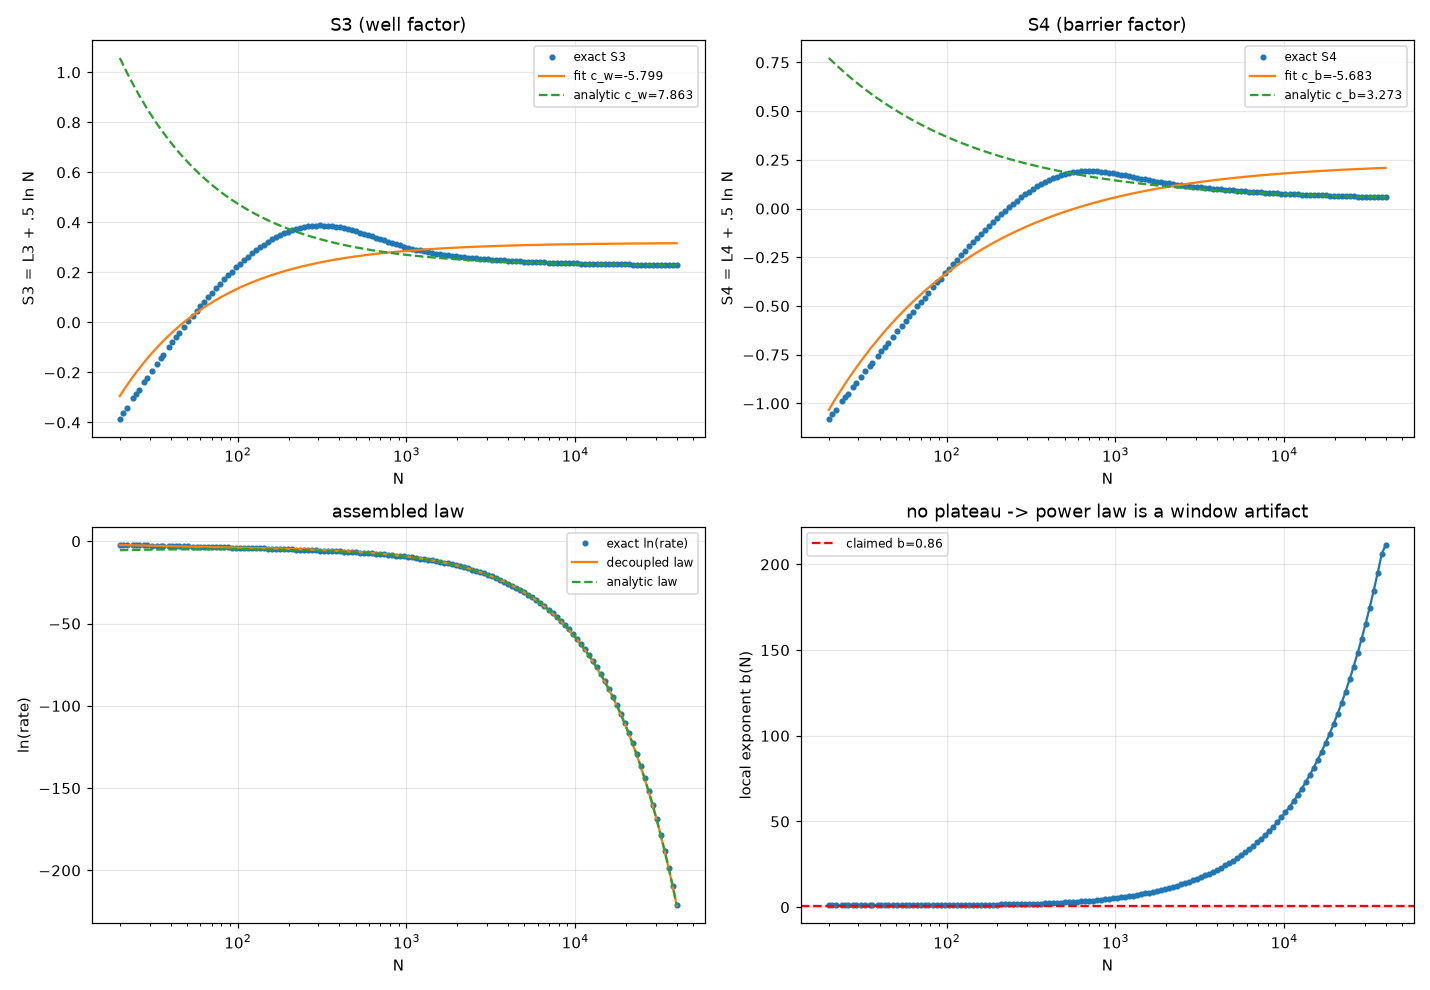

Source code (Python):
"""
DECOUPLED FACTOR ANALYSIS OF THE EXACT MFPT  (deepseek_v4_flash)
=================================================================
The total-sum fit is degenerate: c_b and c_w had 580% / 260% window-CV.
Fix: measure the FOUR factors of the exact MFPT separately.

   m(x0) = (2/D) * exp(-2B(Rc)/D) * IntWA
   IntWA = int_{x0}^{Rc} w(y) A(y) dy,   w(y)=exp(-2(B(y)-B(Rc))/D) <= 1
   A(y)  = int_0^y exp(2B(z)/D) dz
   B(x)  = analytic antiderivative of b,  D = S2/N

   ln(rate) = -(L1 + L2 + L3 + L4)
     L1 = ln(2/D)          = ln N + ln(2/S2)      EXACT
     L2 = -2B(Rc)/D        = c1*N                 EXACT
     L3 = ln A(Rc)         ~ -1/2 ln N + a3 + c_w N^-3/4
     L4 = ln(IntWA/A(Rc))  ~ -1/2 ln N + a4 + c_b N^-1/2
The +ln N from L1 cancels the -ln N of L3+L4, so define reduced quantities:
     S3(N) = L3 + 1/2 ln N  =  a3 + c_w N^-3/4
     S4(N) = L4 + 1/2 ln N  =  a4 + c_b N^-1/2
Each fit on its own -> no degeneracy between c_b and c_w.
"""
import json, math
import numpy as np
import matplotlib
matplotlib.use('Agg')
import matplotlib.pyplot as plt
from exact_mfpt import RC, S2, K0, ALPHA, B, b

# ---- barrier geometry ------------------------------------------------------
def bp(x):
    return 0.5*(K0*(ALPHA+1)*x**ALPHA - K0*(ALPHA+3)*x**(ALPHA+2) - S2)
def bpp(x):
    return 0.5*(K0*(ALPHA+1)*ALPHA*x**(ALPHA-1)
                - K0*(ALPHA+3)*(ALPHA+2)*x**(ALPHA+1))
KAPPA = bp(RC)          # = B''(Rc) = |U''(Rc)| > 0  (B min at Rc)
GAMMA = bpp(RC)         # = B'''(Rc)
C1 = -2.0*B(RC)/S2      # exact linear coefficient

# ---- analytic predictions, derived from first principles -------------------
# S3: A_inf = int_0^inf exp(2B/D) dz. Near 0, B ~ -S2 z^2/4 so
#   exp(2B/D) ~ exp(-N z^2/2) * (1 + K0 z^(a+2)/(D(a+2)))
#   A_inf = sqrt(pi/2) N^-1/2 [1 + c_w N^-3/4]
#   c_w = K0 * 2^(5/4) * Gamma(5/4) / ( S2*(a+2)*sqrt(pi/2) )
GAMMA54 = math.gamma(1.25)
c_w_an = K0 * 2.0**1.25 * GAMMA54 / (S2*(ALPHA+2.0)*math.sqrt(math.pi/2.0))
a3_an  = 0.5*math.log(math.pi/2.0)
# S4: saddle at Rc, half-Gaussian width.  L4 = ln(IntWA/A(Rc))
#   = ln[ 0.5 sqrt(pi D/kappa) (1 + GAMMA sqrt(D)/(3 kappa^1.5 sqrt(pi)) ) ]
#   -> a4 = ln(0.5 sqrt(pi S2/kappa)) ; c_b = GAMMA sqrt(S2)/(3 kappa^1.5 sqrt(pi))
a4_an  = math.log(0.5*math.sqrt(math.pi*S2/KAPPA))
c_b_an = GAMMA*math.sqrt(S2)/(3.0*KAPPA**1.5*math.sqrt(math.pi))

print("="*80)
print("ANALYTIC PREDICTIONS  (barrier geometry, first principles)")
print("="*80)
print(f"  RC      = {RC:.8f}")
print(f"  B(Rc)   = {B(RC):.6e}   B''(Rc)=kappa = {KAPPA:.6e}   B'''(Rc)=gamma = {GAMMA:.6e}")
print(f"  c1      = {C1:.8f}  (exact)")
print(f"  S3 = {a3_an:+.6f} + ({c_w_an:+.6f}) N^-3/4")
print(f"  S4 = {a4_an:+.6f} + ({c_b_an:+.6f}) N^-1/2")
print(f"  c0 = -(ln(2/S2)+a3+a4) = {-(math.log(2.0/S2)+a3_an+a4_an):+.6f}")

# ---- exact decomposition ---------------------------------------------------
def decompose(N, npts=400001, p=2.0):
    N = float(N)
    D = S2/N; beta = N/S2
    t = np.linspace(0.0, 1.0, npts); x = RC*t**p
    Bx = B(x); Ux = -Bx
    with np.errstate(under='ignore', over='ignore'):
        phi = np.exp(2.0*beta*Bx)          # exp(2B/D) = exp(-2U/D)
    dx = np.diff(x)
    A = np.concatenate([[0.0], np.cumsum(0.5*(phi[1:]+phi[:-1])*dx)])
    with np.errstate(under='ignore', over='ignore'):
        # w(y) = exp(-2(B(y)-B(Rc))/D) <= 1   (B(y) >= B(Rc) on [0,Rc]).
        # NOTE: must use Bx, NOT Ux=-Bx, or the sign flips and w overflows to e^{+217}.
        w = np.exp(-2.0*beta*(Bx - Bx[-1]))
    i0 = max(1, np.searchsorted(x, 0.2*RC))
    IntWA = np.trapz(w[i0:]*A[i0:], x[i0:])
    A_Rc = A[-1]
    L1 = math.log(2.0/D); L2 = -2.0*Bx[-1]/D
    L3 = math.log(A_Rc);  L4 = math.log(IntWA) - L3
    return dict(L1=L1, L2=L2, L3=L3, L4=L4, A_Rc=A_Rc, IntWA=IntWA,
                lnrate=-(L1+L2+L3+L4))

# ---- dataset ---------------------------------------------------------------
d = json.load(open('exact_model_comparison.json'))
Ns = np.asarray(d['Ns'], float)
lnrate_ref = np.asarray(d['lnrate'], float)
rows = [decompose(N) for N in Ns]
L1 = np.array([r['L1'] for r in rows]); L2 = np.array([r['L2'] for r in rows])
L3 = np.array([r['L3'] for r in rows]); L4 = np.array([r['L4'] for r in rows])
lnrate = np.array([r['lnrate'] for r in rows])
print("\n" + "="*80)
print("SANITY: decomposition reproduces reference ln(rate)")
print("="*80)
print(f"  max |lnrate - ref| = {np.max(np.abs(lnrate-lnrate_ref)):.3e}")

S3 = L3 + 0.5*np.log(Ns)
S4 = L4 + 0.5*np.log(Ns)

def fit2(N, y, ex):
    A = np.vstack([np.ones_like(N), N**(-ex)]).T
    coef, *_ = np.linalg.lstsq(A, y, rcond=None)
    r = y - A@coef
    return coef, float(np.sqrt(np.mean(r*r)))

print("\n" + "="*80)
print("TEST A: decoupled fit of S3  (well / anharmonic exponent 3/4)")
print("="*80)
c3, rms3 = fit2(Ns, S3, 0.75)
print(f"  fitted   a3 = {c3[0]:+.6f}   c_w = {c3[1]:+.6f}   rms = {rms3:.3e}")
print(f"  analytic a3 = {a3_an:+.6f}   c_w = {c_w_an:+.6f}")
print(f"  ratio c_w = {c3[1]/c_w_an:.4f}   a3 diff = {c3[0]-a3_an:+.4f}")

print("\n" + "="*80)
print("TEST B: decoupled fit of S4  (barrier / asymmetric exponent 1/2)")
print("="*80)
c4, rms4 = fit2(Ns, S4, 0.5)
print(f"  fitted   a4 = {c4[0]:+.6f}   c_b = {c4[1]:+.6f}   rms = {rms4:.3e}")
print(f"  analytic a4 = {a4_an:+.6f}   c_b = {c_b_an:+.6f}")
print(f"  ratio c_b = {c4[1]/c_b_an:.4f}   a4 diff = {c4[0]-a4_an:+.4f}")

print("\n" + "="*80)
print("TEST C: does the assembled law close on the exact data?")
print("="*80)
c0_an = -(math.log(2.0/S2) + a3_an + a4_an)
c0_fit = -(math.log(2.0/S2) + c3[0] + c4[0])
law_an = c0_an - C1*Ns - c_b_an*Ns**-0.5 - c_w_an*Ns**-0.75
law_fit = c0_fit - C1*Ns - c4[1]*Ns**-0.5 - c3[1]*Ns**-0.75
print(f"  analytic law : rms = {np.sqrt(np.mean((lnrate-law_an)**2)):.3e}   c0 = {c0_an:+.6f}")
print(f"  decoupled fit: rms = {np.sqrt(np.mean((lnrate-law_fit)**2)):.3e}   c0 = {c0_fit:+.6f}")

print("\n" + "="*80)
print("TEST D: falsification of the 'power law' -- local exponent b(N)")
print("="*80)
b_local = -np.gradient(lnrate, np.log(Ns))
print(f"  b(N) = -d ln(rate)/d ln N  ranges {b_local.min():.3f} .. {b_local.max():.3f}")
print(f"  median {np.median(b_local):.3f}  at N={int(Ns[0]):d}: {b_local[0]:.3f}  at N={int(Ns[-1]):d}: {b_local[-1]:.3f}")

print("\n" + "="*80)
print("TEST E: window stability of DECOUPLED coefficients (the real test)")
print("="*80)
edges = [(40,200),(60,400),(80,800),(150,2000),(300,5000),(600,12000),(1000,40000)]
print(f"{'window':>13} {'n':>4} {'c_w':>11} {'c_b':>11} {'rmsS3':>9} {'rmsS4':>9}")
wrows = []
for lo, hi in edges:
    m = (Ns >= lo) & (Ns <= hi)
    if m.sum() < 6: continue
    c3w, r3 = fit2(Ns[m], S3[m], 0.75)
    c4w, r4 = fit2(Ns[m], S4[m], 0.5)
    wrows.append(dict(lo=lo, hi=hi, n=int(m.sum()), cw=float(c3w[1]), cb=float(c4w[1])))
    print(f"{lo:>5}-{hi:<7} {int(m.sum()):>4} {c3w[1]:>11.4f} {c4w[1]:>11.4f} {r3:>9.2e} {r4:>9.2e}")
cws = np.array([w['cw'] for w in wrows]); cbs = np.array([w['cb'] for w in wrows])
print(f"  c_w windows: mean={cws.mean():+.4f} CV={cws.std()/abs(cws.mean()):.3f} (analytic {c_w_an:+.4f})")
print(f"  c_b windows: mean={cbs.mean():+.4f} CV={cbs.std()/abs(cbs.mean()):.3f} (analytic {c_b_an:+.4f})")

# ---- free-exponent check: do the exponents actually come out 3/4 and 1/2? ---
print("\n" + "="*80)
print("TEST F: free 3-parameter fit of S3, S4 (let the exponent float)")
print("="*80)
def fit_free(N, y, ex0=0.75):
    from scipy.optimize import curve_fit
    def f(N, a, c, ex): return a + c*N**(-ex)
    p0 = [y.mean(), 1.0, ex0]
    popt, _ = curve_fit(f, N, y, p0=p0, maxfev=20000)
    return popt, float(np.sqrt(np.mean((y-f(N,*popt))**2)))
p3, r3f = fit_free(Ns, S3, 0.75)
p4, r4f = fit_free(Ns, S4, 0.5)
print(f"  S3 free: a={p3[0]:+.4f} c={p3[1]:+.4f} exponent={p3[2]:.4f}  rms={r3f:.2e}")
print(f"  S4 free: a={p4[0]:+.4f} c={p4[1]:+.4f} exponent={p4[2]:.4f}  rms={r4f:.2e}")

# ---- save + plot -----------------------------------------------------------
out = dict(RC=float(RC), B_Rc=float(B(RC)), kappa=float(KAPPA), gamma=float(GAMMA),
           c1=float(C1), c_w_analytic=float(c_w_an), c_b_analytic=float(c_b_an),
           a3_analytic=float(a3_an), a4_analytic=float(a4_an), c0_analytic=float(c0_an),
           S3_fit=dict(a=float(c3[0]), c=float(c3[1]), rms=rms3),
           S4_fit=dict(a=float(c4[0]), c=float(c4[1]), rms=rms4),
           S3_free=dict(a=float(p3[0]), c=float(p3[1]), exponent=float(p3[2]), rms=r3f),
           S4_free=dict(a=float(p4[0]), c=float(p4[1]), exponent=float(p4[2]), rms=r4f),
           window_stability=wrows,
           law_rms_analytic=float(np.sqrt(np.mean((lnrate-law_an)**2))),
           law_rms_fit=float(np.sqrt(np.mean((lnrate-law_fit)**2))))
json.dump(out, open('decouple_factors.json','w'), indent=2)

fig, ax = plt.subplots(2, 2, figsize=(13, 9))
ax[0,0].plot(Ns, S3, 'o', ms=3, label='exact S3')
ax[0,0].plot(Ns, c3[0]+c3[1]*Ns**-0.75, '-', label=f'fit c_w={c3[1]:.3f}')
ax[0,0].plot(Ns, a3_an+c_w_an*Ns**-0.75, '--', label=f'analytic c_w={c_w_an:.3f}')
ax[0,0].set_xscale('log'); ax[0,0].set_xlabel('N'); ax[0,0].set_ylabel('S3 = L3 + .5 ln N')
ax[0,0].set_title('S3 (well factor)'); ax[0,0].legend(fontsize=8); ax[0,0].grid(alpha=.3)

ax[0,1].plot(Ns, S4, 'o', ms=3, label='exact S4')
ax[0,1].plot(Ns, c4[0]+c4[1]*Ns**-0.5, '-', label=f'fit c_b={c4[1]:.3f}')
ax[0,1].plot(Ns, a4_an+c_b_an*Ns**-0.5, '--', label=f'analytic c_b={c_b_an:.3f}')
ax[0,1].set_xscale('log'); ax[0,1].set_xlabel('N'); ax[0,1].set_ylabel('S4 = L4 + .5 ln N')
ax[0,1].set_title('S4 (barrier factor)'); ax[0,1].legend(fontsize=8); ax[0,1].grid(alpha=.3)

ax[1,0].plot(Ns, lnrate, 'o', ms=3, label='exact ln(rate)')
ax[1,0].plot(Ns, law_fit, '-', label='decoupled law')
ax[1,0].plot(Ns, law_an, '--', label='analytic law')
ax[1,0].set_xscale('log'); ax[1,0].set_xlabel('N'); ax[1,0].set_ylabel('ln(rate)')
ax[1,0].set_title('assembled law'); ax[1,0].legend(fontsize=8); ax[1,0].grid(alpha=.3)

ax[1,1].plot(Ns, b_local, 'o-', ms=3)
ax[1,1].axhline(0.86, color='r', ls='--', label='claimed b=0.86')
ax[1,1].set_xscale('log'); ax[1,1].set_xlabel('N'); ax[1,1].set_ylabel('local exponent b(N)')
ax[1,1].set_title('no plateau -> power law is a window artifact'); ax[1,1].legend(fontsize=8); ax[1,1].grid(alpha=.3)

plt.tight_layout(); plt.savefig('decouple_factors.png', dpi=110)
print("\nSaved decouple_factors.json + decouple_factors.png")
